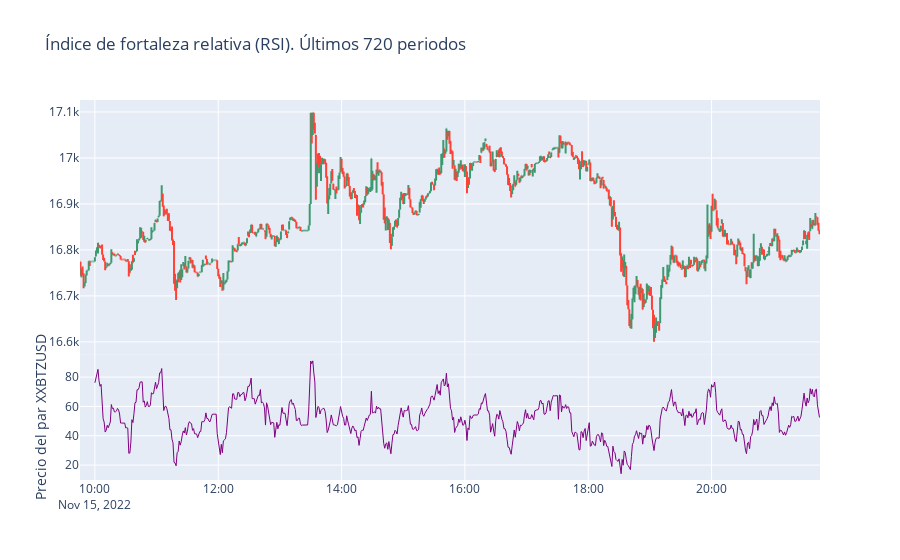

The notebook cell saved with this chart:
### Markdown cell above
## Gráfico RSI

### Code cell
hovertext = []
for i in range(len(df_test['open'])):
    hovertext.append('<br>Precio: '+str(df_test['close'][i]))
layout = {
    "yaxis": {"domain": [0, 0.33]},
    "yaxis2": {"domain": [0.33, 1]}
}
fig = go.Figure(data=[go.Ohlc(
    x=df_test['time'],
    open=df_test['open'],
    high=df_test['high'],
    low=df_test['low'],
    close=df_test['close'],
    text=hovertext,
    hoverinfo='text',
    name='Precio',
    yaxis='y2'),

    go.Scatter(
    x=df_test['time'],
    y=df_test['RSI'],
    line=dict(color='purple',
              width=1),
    name='Índice de fortaleza realativa',
    yaxis="y"),

],
    layout=layout)

fig.update_layout(
    title='Índice de fortaleza relativa (RSI). Últimos 720 periodos',
    yaxis_title='Precio del par XXBTZUSD',
    showlegend=False,
    xaxis_rangeslider_visible=False

)

fig.show()

### Figure 1 — Plotly figure (JSON) as saved in the notebook; plotly's stock layout.template omitted (floating-point values rounded to 4 significant figures; data arrays with more than 128 entries replaced by an {"elided": "..."} marker saying what was removed)
{"data": [{"close": {"elided": "720 float values"}, "high": {"elided": "720 float values"}, "hoverinfo": "text", "low": {"elided": "720 float values"}, "name": "Precio", "open": {"elided": "720 float values"}, "text": {"elided": "720 str values"}, "type": "ohlc", "x": {"elided": "720 str values"}, "yaxis": "y2"}, {"line": {"color": "purple", "width": 1}, "name": "Índice de fortaleza realativa", "type": "scatter", "x": {"elided": "720 str values"}, "y": {"elided": "720 float values"}, "yaxis": "y"}], "layout": {"showlegend": false, "title": {"text": "Índice de fortaleza relativa (RSI). Últimos 720 periodos"}, "xaxis": {"rangeslider": {"visible": false}}, "yaxis": {"domain": [0, 0.33], "title": {"text": "Precio del par XXBTZUSD"}}, "yaxis2": {"domain": [0.33, 1]}}}
